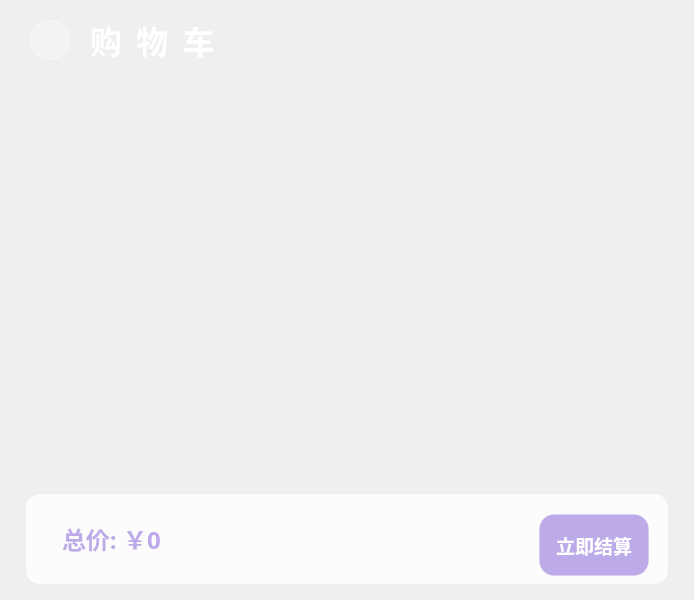
<?xml version="1.0" encoding="UTF-8"?>
<ui version="4.0">
 <class>CartPage</class>
 <widget class="QWidget" name="CartPage">
  <property name="geometry">
   <rect>
    <x>0</x>
    <y>0</y>
    <width>694</width>
    <height>600</height>
   </rect>
  </property>
  <property name="minimumSize">
   <size>
    <width>600</width>
    <height>400</height>
   </size>
  </property>
  <property name="windowTitle">
   <string>购物车</string>
  </property>
  <property name="styleSheet">
   <string notr="true">QWidget {
    background: qlineargradient(spread:pad, x1:0, y1:0, x2:1, y2:1,
                stop:0 rgba(252, 250, 255, 255),
                stop:0.5 rgba(250, 247, 254, 255),
                stop:1 rgba(248, 245, 253, 255));
    font-family: &quot;Microsoft YaHei&quot;;
}

QListWidget {
    background: rgba(255, 255, 255, 180);
    border: none;
    border-radius: 0px;
    padding: 10px;
    font: 12pt &quot;Microsoft YaHei&quot;;
    color: rgb(80, 70, 95);
    outline: none;
}

QListWidget::item {
    background: transparent;
    border: none;
    padding: 5px;
    margin: 3px 0px;
    min-height: 100px;
}

QListWidget::item:hover {
    background: rgba(240, 235, 250, 100);
    border-radius: 8px;
}

QPushButton {
    background: qlineargradient(spread:pad, x1:0, y1:0, x2:1, y2:1,
                stop:0 rgba(189, 170, 233, 255),
                stop:0.5 rgba(195, 176, 238, 255),
                stop:1 rgba(201, 182, 243, 255));
    border: 1px solid rgba(255, 255, 255, 90);
    border-radius: 18px;
    color: white;
    font: bold 14pt &quot;Microsoft YaHei&quot;;
    padding: 12px 24px;
    min-height: 40px;
}

QPushButton:hover {
    background: qlineargradient(spread:pad, x1:0, y1:0, x2:1, y2:1,
                stop:0 rgba(195, 176, 238, 255),
                stop:0.5 rgba(201, 182, 243, 255),
                stop:1 rgba(207, 188, 248, 255));
    border: 1px solid rgba(255, 255, 255, 110);
    transform: translateY(-1px);
    box-shadow: 0px 4px 15px rgba(189, 170, 233, 0.2);
}

QPushButton:pressed {
    background: qlineargradient(spread:pad, x1:0, y1:0, x2:1, y2:1,
                stop:0 rgba(179, 160, 223, 255),
                stop:0.5 rgba(189, 170, 233, 255),
                stop:1 rgba(195, 176, 238, 255));
    transform: translateY(0px);
    box-shadow: 0px 2px 8px rgba(189, 170, 233, 0.25);
}

QLabel {
    color: rgb(110, 100, 130);
    font: 14pt &quot;Microsoft YaHei&quot;;
    background: transparent;
}
   </string>
  </property>
  <layout class="QVBoxLayout" name="verticalLayout">
   <property name="spacing">
    <number>0</number>
   </property>
   <property name="leftMargin">
    <number>0</number>
   </property>
   <property name="topMargin">
    <number>0</number>
   </property>
   <property name="rightMargin">
    <number>0</number>
   </property>
   <property name="bottomMargin">
    <number>0</number>
   </property>
   <item>
    <widget class="QWidget" name="headerWidget" native="true">
     <property name="sizePolicy">
      <sizepolicy hsizetype="Preferred" vsizetype="Fixed">
       <horstretch>0</horstretch>
       <verstretch>0</verstretch>
      </sizepolicy>
     </property>
     <property name="minimumSize">
      <size>
       <width>0</width>
       <height>80</height>
      </size>
     </property>
     <property name="maximumSize">
      <size>
       <width>16777215</width>
       <height>80</height>
      </size>
     </property>
     <property name="styleSheet">
      <string notr="true">
QWidget {
    background: qlineargradient(spread:pad, x1:0, y1:0, x2:1, y2:1,
                stop:0 rgba(189, 170, 233, 255),
                stop:0.5 rgba(195, 176, 238, 255),
                stop:1 rgba(201, 182, 243, 255));
    border-top-left-radius: 0px;
    border-top-right-radius: 0px;
    border-bottom-left-radius: 0px;
    border-bottom-right-radius: 0px;
    margin: 0px;
}
      </string>
     </property>
     <layout class="QHBoxLayout" name="headerLayout">
      <property name="spacing">
       <number>20</number>
      </property>
      <property name="leftMargin">
       <number>30</number>
      </property>
      <property name="topMargin">
       <number>15</number>
      </property>
      <property name="rightMargin">
       <number>30</number>
      </property>
      <property name="bottomMargin">
       <number>15</number>
      </property>
      <item>
       <widget class="QLabel" name="cartIcon">
        <property name="minimumSize">
         <size>
          <width>40</width>
          <height>40</height>
         </size>
        </property>
        <property name="maximumSize">
         <size>
          <width>40</width>
          <height>40</height>
         </size>
        </property>
        <property name="styleSheet">
         <string notr="true">
QLabel {
    background: rgba(255, 255, 255, 40);
    border: 2px solid rgba(255, 255, 255, 80);
    border-radius: 20px;
    color: white;
    font: bold 18pt &quot;Microsoft YaHei&quot;;
    padding: 0px;
}
         </string>
        </property>
        <property name="text">
         <string>🛒</string>
        </property>
        <property name="alignment">
         <set>Qt::AlignmentFlag::AlignCenter</set>
        </property>
       </widget>
      </item>
      <item>
       <widget class="QLabel" name="titleLabel">
        <property name="font">
         <font>
          <family>Microsoft YaHei</family>
          <pointsize>24</pointsize>
          <italic>false</italic>
          <bold>true</bold>
         </font>
        </property>
        <property name="styleSheet">
         <string notr="true">
QLabel {
    font: bold 24pt &quot;Microsoft YaHei&quot;;
    color: white;
    letter-spacing: 3px;
    background: transparent;
    border: none;
    text-shadow: 0px 2px 4px rgba(0, 0, 0, 0.1);
}
         </string>
        </property>
        <property name="text">
         <string>购 物 车</string>
        </property>
        <property name="alignment">
         <set>Qt::AlignmentFlag::AlignLeading|Qt::AlignmentFlag::AlignLeft|Qt::AlignmentFlag::AlignVCenter</set>
        </property>
       </widget>
      </item>
      <item>
       <spacer name="headerSpacer">
        <property name="orientation">
         <enum>Qt::Orientation::Horizontal</enum>
        </property>
        <property name="sizeHint" stdset="0">
         <size>
          <width>40</width>
          <height>20</height>
         </size>
        </property>
       </spacer>
      </item>
     </layout>
    </widget>
   </item>
   <item>
    <widget class="QWidget" name="contentWidget" native="true">
     <property name="styleSheet">
      <string notr="true">
QWidget {
    background: transparent;
    border: none;
    margin: 0px;
}
      </string>
     </property>
     <layout class="QVBoxLayout" name="contentLayout">
      <property name="spacing">
       <number>10</number>
      </property>
      <property name="leftMargin">
       <number>20</number>
      </property>
      <property name="topMargin">
       <number>20</number>
      </property>
      <property name="rightMargin">
       <number>20</number>
      </property>
      <property name="bottomMargin">
       <number>10</number>
      </property>
      <item>
       <widget class="QListWidget" name="list_item">
        <property name="minimumSize">
         <size>
          <width>0</width>
          <height>300</height>
         </size>
        </property>
       </widget>
      </item>
      <item>
       <widget class="QWidget" name="bottomWidget" native="true">
        <property name="sizePolicy">
         <sizepolicy hsizetype="Preferred" vsizetype="Fixed">
          <horstretch>0</horstretch>
          <verstretch>0</verstretch>
         </sizepolicy>
        </property>
        <property name="minimumSize">
         <size>
          <width>0</width>
          <height>80</height>
         </size>
        </property>
        <property name="styleSheet">
         <string notr="true">QWidget {
    background: rgba(255, 255, 255, 200);
    border: 1px solid rgba(189, 170, 233, 30);
    border-radius: 15px;
    margin: 5px;
    padding: 10px;
}
         </string>
        </property>
        <layout class="QHBoxLayout" name="bottomLayout">
         <property name="spacing">
          <number>20</number>
         </property>
         <property name="leftMargin">
          <number>20</number>
         </property>
         <property name="topMargin">
          <number>15</number>
         </property>
         <property name="rightMargin">
          <number>20</number>
         </property>
         <property name="bottomMargin">
          <number>15</number>
         </property>
         <item>
          <widget class="QLabel" name="lab_tolprice">
           <property name="sizePolicy">
            <sizepolicy hsizetype="Expanding" vsizetype="Preferred">
             <horstretch>2</horstretch>
             <verstretch>0</verstretch>
            </sizepolicy>
           </property>
           <property name="font">
            <font>
             <family>Microsoft YaHei</family>
             <pointsize>18</pointsize>
             <italic>false</italic>
             <bold>true</bold>
            </font>
           </property>
           <property name="styleSheet">
            <string notr="true">QLabel {
    font: bold 18pt &quot;Microsoft YaHei&quot;;
    color: rgb(189, 170, 233);
    background: transparent;
    border: none;
    padding: 5px 10px;
}
            </string>
           </property>
           <property name="text">
            <string>总价: ￥0</string>
           </property>
           <property name="alignment">
            <set>Qt::AlignmentFlag::AlignLeading|Qt::AlignmentFlag::AlignLeft|Qt::AlignmentFlag::AlignVCenter</set>
           </property>
          </widget>
         </item>
         <item>
          <widget class="QPushButton" name="btn_buy">
           <property name="sizePolicy">
            <sizepolicy hsizetype="Fixed" vsizetype="Fixed">
             <horstretch>0</horstretch>
             <verstretch>0</verstretch>
            </sizepolicy>
           </property>
           <property name="minimumSize">
            <size>
             <width>120</width>
             <height>72</height>
            </size>
           </property>
           <property name="maximumSize">
            <size>
             <width>160</width>
             <height>60</height>
            </size>
           </property>
           <property name="font">
            <font>
             <family>Microsoft YaHei</family>
             <pointsize>14</pointsize>
             <italic>false</italic>
             <bold>true</bold>
            </font>
           </property>
           <property name="styleSheet">
            <string notr="true">background-color: rgb(189, 170, 233)</string>
           </property>
           <property name="text">
            <string>立即结算</string>
           </property>
          </widget>
         </item>
        </layout>
       </widget>
      </item>
     </layout>
    </widget>
   </item>
  </layout>
 </widget>
 <resources/>
 <connections/>
</ui>
